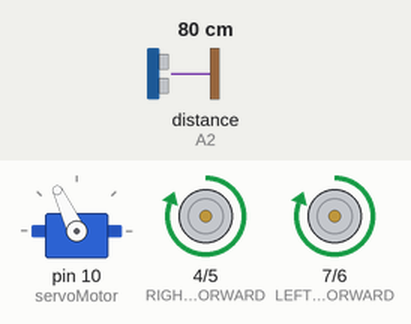
A sketch run on a simulated Arduino Uno, built with avr-gcc and run on an emulated ATmega328P. Shown: servo, motor-driver pin pairs drawn as motors (green arrow = first pin HIGH = forward, orange = second pin HIGH = backward, longer = more drive). The test bench sets the inputs (shaded band); at power-on: distance to the obstacle (sensor on A2) 80 cm. The echo pulse lasts 58.3 µs per cm.

Above: at 3.9 s.
4.0 s: distance to the obstacle (sensor on A2) set to 23 cm
5.5 s: distance to the obstacle (sensor on A2) set to 18 cm
At 7.1 s:
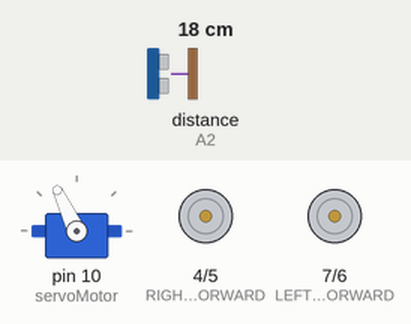
8.5 s: distance to the obstacle (sensor on A2) set to 35 cm
10.6 s: distance to the obstacle (sensor on A2) set to 2 cm
At 11.15 s:
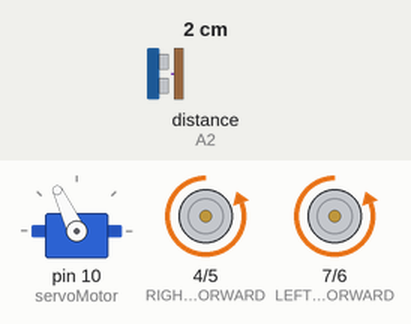
Timing chart, 0 to 14.6 s (numbered marks = the images above; inputs shaded):
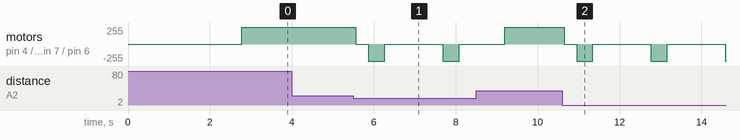

The sketch:

main.ino
```cpp
#include <Servo.h>
#include <NewPing.h>

// Pin Definitions
const int LEFT_MOTOR_FORWARD = 7;
const int LEFT_MOTOR_BACKWARD = 6;
const int RIGHT_MOTOR_FORWARD = 4;
const int RIGHT_MOTOR_BACKWARD = 5;

const int TRIG_PIN = A1;
const int ECHO_PIN = A2;

const int MAXIMUM_DISTANCE = 200;

// Constants for servo motor positions
const int SERVO_CENTER = 115;
const int SERVO_RIGHT = 50;
const int SERVO_LEFT = 170;

// Variables
NewPing sonar(TRIG_PIN, ECHO_PIN, MAXIMUM_DISTANCE);
Servo servoMotor;

// Function Prototypes
void stop();
void moveForward();
void moveBackward();
void turnRight();
void turnLeft();
int getDistance();
void lookDirection(int angle);

void setup() {
  pinMode(LEFT_MOTOR_FORWARD, OUTPUT);
  pinMode(LEFT_MOTOR_BACKWARD, OUTPUT);
  pinMode(RIGHT_MOTOR_FORWARD, OUTPUT);
  pinMode(RIGHT_MOTOR_BACKWARD, OUTPUT);

  servoMotor.attach(10);

  servoMotor.write(SERVO_CENTER);
  delay(2000);

  for (int i = 0; i < 4; i++) {
    getDistance();
    delay(100);
  }
}

void loop() {
  int distance = getDistance();

  if (distance <= 20) {
    stop();
    delay(300);
    moveBackward();
    delay(400);
    stop();
    delay(300);

    int distanceRight = getDistance();
    delay(300);

    int distanceLeft = getDistance();
    delay(300);

    if (distance >= distanceLeft) {
      turnRight();
      stop();
    } else {
      turnLeft();
      stop();
    }
  } else {
    moveForward();
  }
}

int getDistance() {
  delay(70);
  int cm = sonar.ping_cm();
  if (cm == 0) {
    cm = 250;
  }
  return cm;
}

void lookDirection(int angle) {
  servoMotor.write(angle);
  delay(500);
}

void stop() {
  digitalWrite(LEFT_MOTOR_FORWARD, LOW);
  digitalWrite(LEFT_MOTOR_BACKWARD, LOW);
  digitalWrite(RIGHT_MOTOR_FORWARD, LOW);
  digitalWrite(RIGHT_MOTOR_BACKWARD, LOW);
}

void moveForward() {
  digitalWrite(LEFT_MOTOR_FORWARD, HIGH);
  digitalWrite(RIGHT_MOTOR_FORWARD, HIGH);
  digitalWrite(LEFT_MOTOR_BACKWARD, LOW);
  digitalWrite(RIGHT_MOTOR_BACKWARD, LOW);
}

void moveBackward() {
  digitalWrite(LEFT_MOTOR_BACKWARD, HIGH);
  digitalWrite(RIGHT_MOTOR_BACKWARD, HIGH);
  digitalWrite(LEFT_MOTOR_FORWARD, LOW);
  digitalWrite(RIGHT_MOTOR_FORWARD, LOW);
}

void turnRight() {
  digitalWrite(LEFT_MOTOR_FORWARD, HIGH);
  digitalWrite(RIGHT_MOTOR_BACKWARD, HIGH);
  digitalWrite(LEFT_MOTOR_BACKWARD, LOW);
  digitalWrite(RIGHT_MOTOR_FORWARD, LOW);
}

void turnLeft() {
  digitalWrite(LEFT_MOTOR_BACKWARD, HIGH);
  digitalWrite(RIGHT_MOTOR_FORWARD, HIGH);
  digitalWrite(LEFT_MOTOR_FORWARD, LOW);
  digitalWrite(RIGHT_MOTOR_BACKWARD, LOW);
}
```

Measured:
- the behaviour switches between 21 and 20 cm on distance to the obstacle (sensor on A2) (found by bisection; images 0 and 1)
- after the input at 4.0 s, every drawn part: stays the same
- after the input at 5.5 s, motor on pin 4 (RIGHT_MOTOR_FORWARD) / pin 5 (RIGHT_MOTOR_BACKWARD), motor on pin 7 (LEFT_MOTOR_FORWARD) / pin 6 (LEFT_MOTOR_BACKWARD): goes stopped 0.30 s, backward 255/255 0.40 s, stopped 1.4 s, backward 255/255 0.40 s, then stopped, starting after 0.07 s
- after the input at 10.6 s, motor on pin 4 (RIGHT_MOTOR_FORWARD) / pin 5 (RIGHT_MOTOR_BACKWARD), motor on pin 7 (LEFT_MOTOR_FORWARD) / pin 6 (LEFT_MOTOR_BACKWARD): forward 255/255 → stopped after 0.05 s, then repeats every 1.8 s: backward 255/255 0.40 s, stopped 1.4 s
